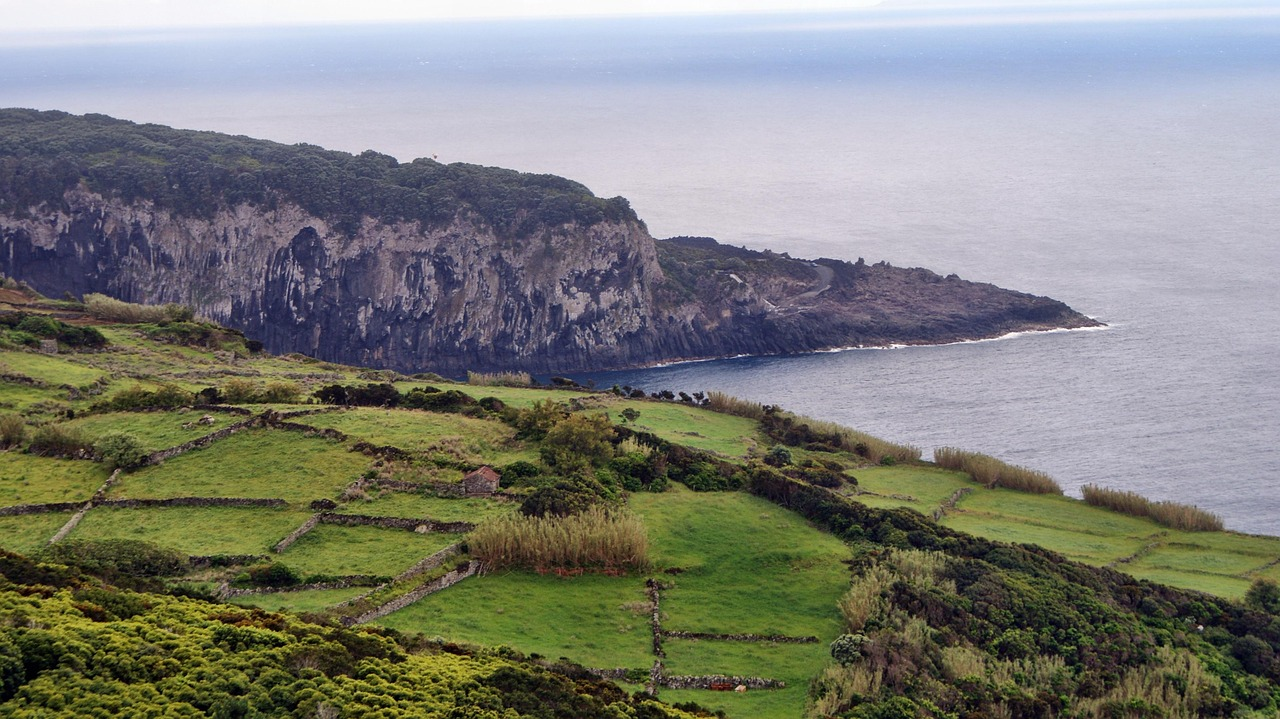
#> input picture test.jpg, 1280 x 719 px, found by its file name
$ python ass2.py   (older library calls are emulated)
#> lines starting #> are read from the running program, lines starting #| are printed output that depends on the picture
import cv2
import numpy as np
import matplotlib.pyplot as plt

img = cv2.imread("test.jpg")
#> img is the input picture: shape (719, 1280, 3); mean B, G, R 120.9, 127.3, 126.1
img_rgb = cv2.cvtColor(img, cv2.COLOR_BGR2RGB)


kernel = np.ones((7,7), np.float32) / 49
blurred = cv2.filter2D(img_rgb, -1, kernel)
kernel2 = np.ones((3,3), np.float32) / 9
blurred2 = cv2.filter2D(img_rgb, -1, kernel2)
kernel3 = np.array([[ 0, -1,  0],[-1,  5, -1],[ 0, -1,  0]])
manker = cv2.filter2D(img_rgb, -1, kernel3)
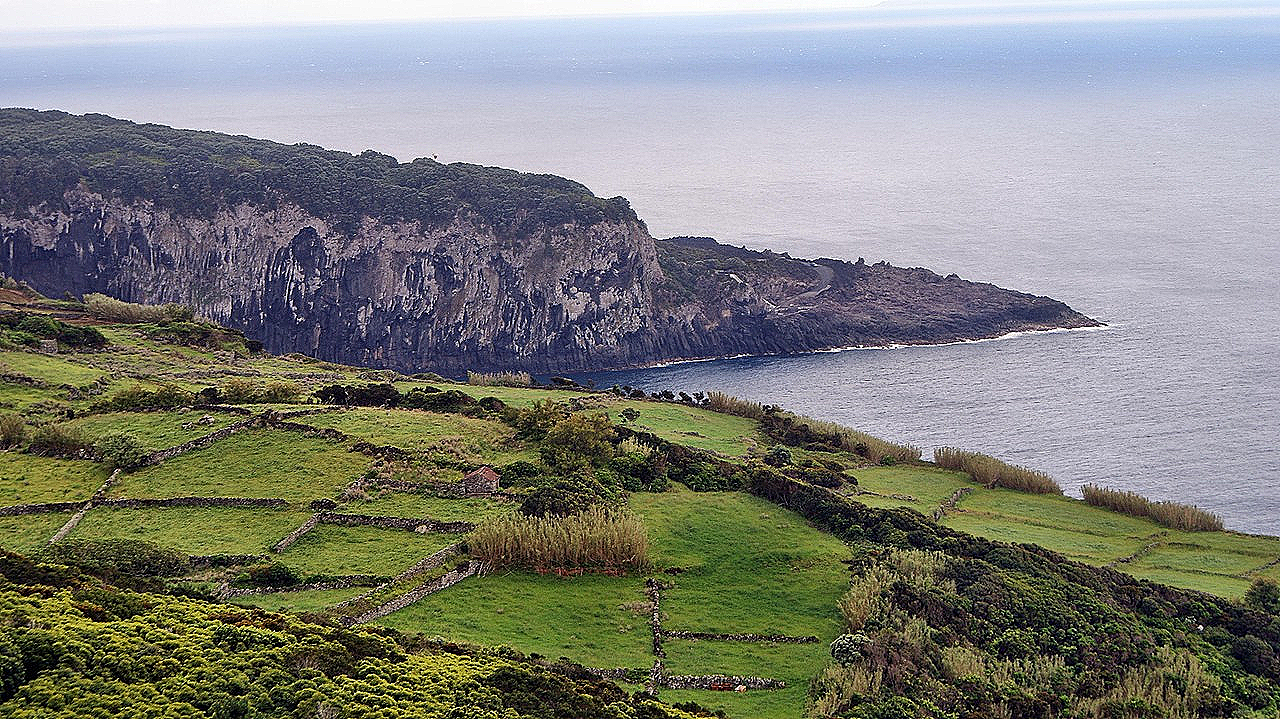
#> manker: shape (719, 1280, 3); mean R, G, B 127.2, 128.5, 123.1

plt.figure(figsize=(8,4))
plt.subplot(2,3,1)
plt.imshow(img_rgb)
plt.title("Original")

plt.subplot(2,3,2)
plt.imshow(blurred)
plt.title("Blurred")
plt.show()
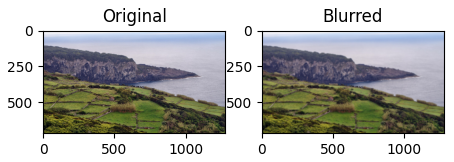
#> figure drawn by matplotlib, 2 panels

plt.subplot(2,3,3)
plt.imshow(blurred2)
plt.title("Blurred2")
plt.show()

plt.subplot(2,3,4)
plt.imshow(manker)
plt.title("manual kernal")
plt.show()

gray = cv2.cvtColor(img, cv2.COLOR_BGR2GRAY)
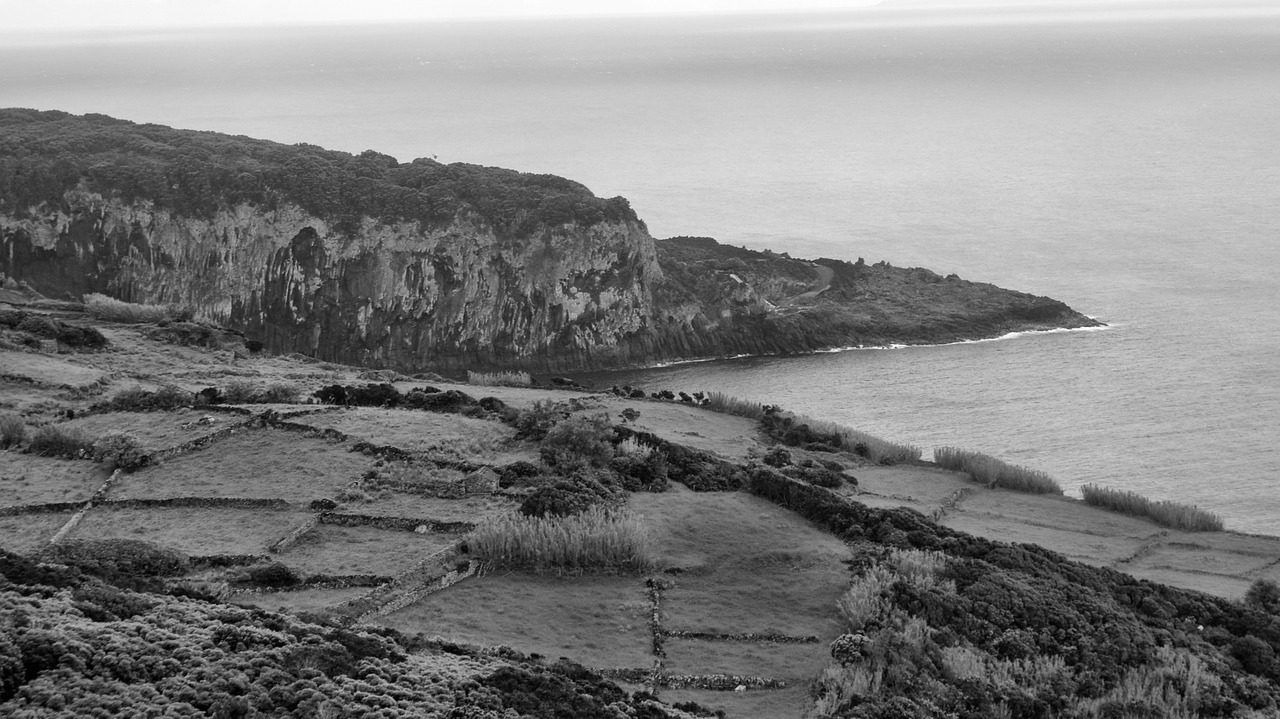
#> gray: shape (719, 1280); min 0, max 254, mean 126.2

sobelx = cv2.Sobel(gray, cv2.CV_64F, 1, 0, ksize=3)
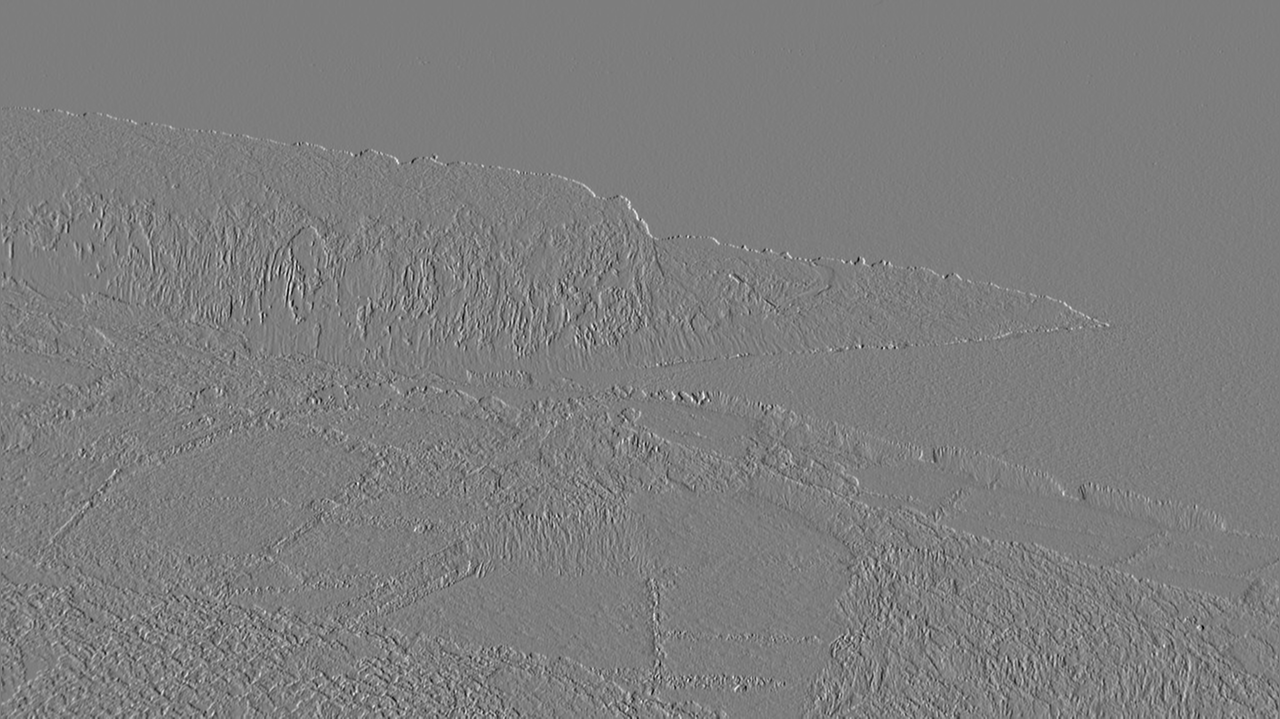
#> sobelx: shape (719, 1280) float64; min -548, max 562, mean 0.3; drawn with min black and max white


magnitude = np.sqrt(sobelx**2 )
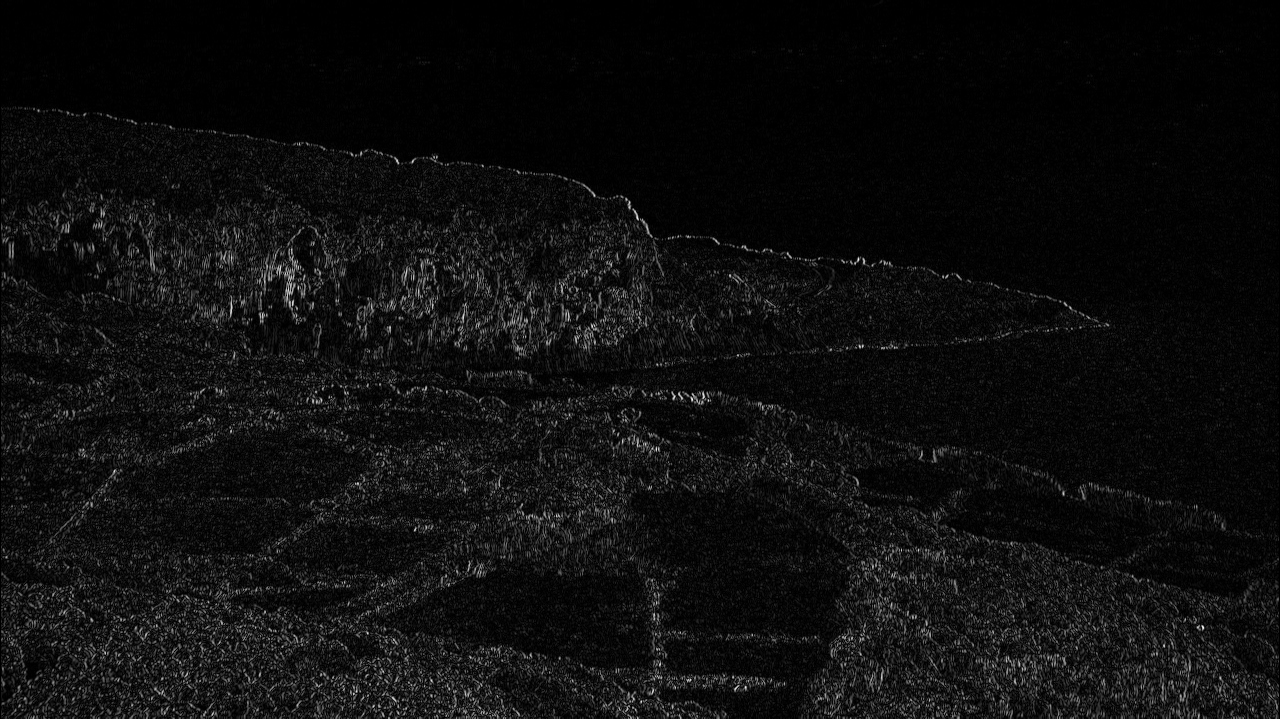
#> magnitude: shape (719, 1280) float64; min 0, max 562, mean 33.2; drawn with min black and max white

plt.imshow(magnitude, cmap='gray')
plt.title("Edge Magnitude")
plt.axis("off")
plt.show()
